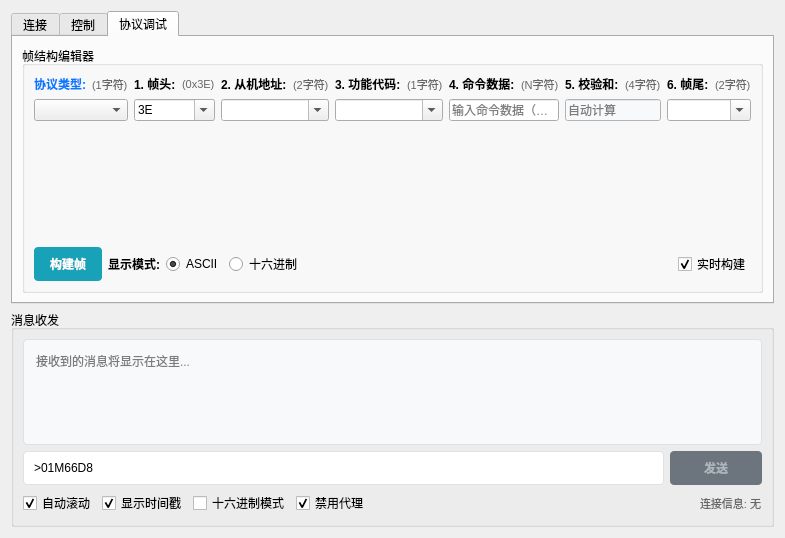
<?xml version="1.0" encoding="UTF-8"?>
<ui version="4.0">
 <class>TcpClient</class>
 <widget class="QWidget" name="TcpClient">
  <property name="geometry">
   <rect>
    <x>0</x>
    <y>0</y>
    <width>765</width>
    <height>538</height>
   </rect>
  </property>
  <property name="windowTitle">
   <string>TCP 通信工具</string>
  </property>
  <layout class="QVBoxLayout" name="verticalLayout_10" stretch="0,1">
   <item>
    <widget class="QTabWidget" name="tabWidget">
     <property name="currentIndex">
      <number>2</number>
     </property>
     <widget class="QWidget" name="tab">
      <attribute name="title">
       <string>连接</string>
      </attribute>
      <layout class="QGridLayout" name="gridLayout_3">
       <item row="0" column="0">
        <layout class="QVBoxLayout" name="verticalLayout" stretch="0,0,1">
         <item>
          <widget class="QGroupBox" name="groupBox_mode">
           <property name="title">
            <string>工作模式</string>
           </property>
           <layout class="QHBoxLayout" name="horizontalLayout_mode">
            <item>
             <widget class="QRadioButton" name="radioButton_client">
              <property name="text">
               <string>客户端模式</string>
              </property>
              <property name="checked">
               <bool>true</bool>
              </property>
             </widget>
            </item>
            <item>
             <widget class="QRadioButton" name="radioButton_server">
              <property name="text">
               <string>服务端模式</string>
              </property>
             </widget>
            </item>
            <item>
             <spacer name="horizontalSpacer_mode">
              <property name="orientation">
               <enum>Qt::Orientation::Horizontal</enum>
              </property>
              <property name="sizeHint" stdset="0">
               <size>
                <width>40</width>
                <height>20</height>
               </size>
              </property>
             </spacer>
            </item>
           </layout>
          </widget>
         </item>
         <item>
          <widget class="QGroupBox" name="groupBox_control">
           <property name="title">
            <string>连接控制</string>
           </property>
           <layout class="QHBoxLayout" name="horizontalLayout_control">
            <item>
             <widget class="QPushButton" name="pushButton_connect">
              <property name="styleSheet">
               <string notr="true">QPushButton {
    background-color: #4CAF50;
    color: white;
    border: none;
    padding: 8px 16px;
    border-radius: 4px;
    font-weight: bold;
}
QPushButton:hover {
    background-color: #45a049;
}
QPushButton:pressed {
    background-color: #3d8b40;
}</string>
              </property>
              <property name="text">
               <string>连接</string>
              </property>
             </widget>
            </item>
            <item>
             <widget class="QPushButton" name="pushButton_disconnect">
              <property name="enabled">
               <bool>false</bool>
              </property>
              <property name="styleSheet">
               <string notr="true">QPushButton {
    background-color: #f44336;
    color: white;
    border: none;
    padding: 8px 16px;
    border-radius: 4px;
    font-weight: bold;
}
QPushButton:hover {
    background-color: #da190b;
}
QPushButton:pressed {
    background-color: #c1170b;
}</string>
              </property>
              <property name="text">
               <string>断开</string>
              </property>
             </widget>
            </item>
            <item>
             <widget class="QPushButton" name="pushButton_clear">
              <property name="styleSheet">
               <string notr="true">QPushButton {
    background-color: #ff9800;
    color: white;
    border: none;
    padding: 8px 16px;
    border-radius: 4px;
    font-weight: bold;
}
QPushButton:hover {
    background-color: #e68900;
}
QPushButton:pressed {
    background-color: #cc7a00;
}</string>
              </property>
              <property name="text">
               <string>清空</string>
              </property>
             </widget>
            </item>
            <item>
             <spacer name="horizontalSpacer_control">
              <property name="orientation">
               <enum>Qt::Orientation::Horizontal</enum>
              </property>
              <property name="sizeHint" stdset="0">
               <size>
                <width>40</width>
                <height>20</height>
               </size>
              </property>
             </spacer>
            </item>
            <item>
             <widget class="QLabel" name="label_status">
              <property name="styleSheet">
               <string notr="true">QLabel {
    color: #666;
    font-weight: bold;
    padding: 4px 8px;
    background-color: #f0f0f0;
    border-radius: 4px;
}</string>
              </property>
              <property name="text">
               <string>状态: 未连接</string>
              </property>
             </widget>
            </item>
           </layout>
          </widget>
         </item>
         <item>
          <widget class="QGroupBox" name="groupBox_network">
           <property name="title">
            <string>网络配置</string>
           </property>
           <layout class="QGridLayout" name="gridLayout_network">
            <item row="1" column="1">
             <widget class="QLineEdit" name="lineEdit_remote_ip">
              <property name="text">
               <string>192.168.5.201</string>
              </property>
              <property name="placeholderText">
               <string>远端IP地址</string>
              </property>
             </widget>
            </item>
            <item row="0" column="2">
             <widget class="QLabel" name="label_local_port">
              <property name="text">
               <string>本机端口:</string>
              </property>
             </widget>
            </item>
            <item row="0" column="3">
             <widget class="QSpinBox" name="spinBox_local_port">
              <property name="minimum">
               <number>1</number>
              </property>
              <property name="maximum">
               <number>65535</number>
              </property>
              <property name="value">
               <number>4196</number>
              </property>
             </widget>
            </item>
            <item row="0" column="0">
             <widget class="QLabel" name="label_local_ip">
              <property name="text">
               <string>本机IP:</string>
              </property>
             </widget>
            </item>
            <item row="0" column="1">
             <widget class="QLineEdit" name="lineEdit_local_ip">
              <property name="text">
               <string>192.168.5.22</string>
              </property>
              <property name="placeholderText">
               <string>本机IP地址</string>
              </property>
             </widget>
            </item>
            <item row="1" column="3">
             <widget class="QSpinBox" name="spinBox_remote_port">
              <property name="minimum">
               <number>1</number>
              </property>
              <property name="maximum">
               <number>65535</number>
              </property>
              <property name="value">
               <number>4196</number>
              </property>
             </widget>
            </item>
            <item row="1" column="2">
             <widget class="QLabel" name="label_remote_port">
              <property name="text">
               <string>远端端口:</string>
              </property>
             </widget>
            </item>
            <item row="1" column="0">
             <widget class="QLabel" name="label_remote_ip">
              <property name="text">
               <string>远端IP:</string>
              </property>
             </widget>
            </item>
           </layout>
          </widget>
         </item>
        </layout>
       </item>
      </layout>
     </widget>
     <widget class="QWidget" name="tab_2">
      <attribute name="title">
       <string>控制</string>
      </attribute>
      <layout class="QGridLayout" name="gridLayout"/>
     </widget>
     <widget class="QWidget" name="tabTcpCtl">
      <attribute name="title">
       <string>协议调试</string>
      </attribute>
      <layout class="QGridLayout" name="gridLayout_4">
       <item row="0" column="0">
        <widget class="QGroupBox" name="groupBox_frame_builder">
         <property name="title">
          <string>帧结构编辑器</string>
         </property>
         <layout class="QVBoxLayout" name="verticalLayout_9">
          <item>
           <layout class="QHBoxLayout" name="horizontalLayout_8" stretch="0,0,0,1,0,0,0">
            <item>
             <layout class="QVBoxLayout" name="verticalLayout_2">
              <item>
               <layout class="QHBoxLayout" name="horizontalLayout">
                <item>
                 <widget class="QLabel" name="label_protocol_type_frame">
                  <property name="styleSheet">
                   <string notr="true">QLabel { font-weight: bold; color: #007bff; }</string>
                  </property>
                  <property name="text">
                   <string>协议类型:</string>
                  </property>
                 </widget>
                </item>
                <item>
                 <widget class="QLabel" name="label_function_code_desc_2">
                  <property name="styleSheet">
                   <string notr="true">QLabel { color: #666; font-size: 11px; }</string>
                  </property>
                  <property name="text">
                   <string>(1字符)</string>
                  </property>
                 </widget>
                </item>
               </layout>
              </item>
              <item>
               <widget class="QComboBox" name="comboBox_protocol_type_frame">
                <property name="placeholderText">
                 <string/>
                </property>
                <property name="frame">
                 <bool>true</bool>
                </property>
               </widget>
              </item>
             </layout>
            </item>
            <item>
             <layout class="QVBoxLayout" name="verticalLayout_3">
              <item>
               <layout class="QHBoxLayout" name="horizontalLayout_2">
                <item>
                 <widget class="QLabel" name="label_frame_header">
                  <property name="styleSheet">
                   <string notr="true">QLabel { font-weight: bold; }</string>
                  </property>
                  <property name="text">
                   <string>1. 帧头:</string>
                  </property>
                 </widget>
                </item>
                <item>
                 <widget class="QLabel" name="label_frame_header_desc">
                  <property name="styleSheet">
                   <string notr="true">QLabel { color: #666; font-size: 11px; }</string>
                  </property>
                  <property name="text">
                   <string>(0x3E)</string>
                  </property>
                 </widget>
                </item>
               </layout>
              </item>
              <item>
               <widget class="QComboBox" name="comboBox1">
                <property name="editable">
                 <bool>true</bool>
                </property>
                <item>
                 <property name="text">
                  <string>3E</string>
                 </property>
                </item>
                <item>
                 <property name="text">
                  <string>&gt;</string>
                 </property>
                </item>
               </widget>
              </item>
             </layout>
            </item>
            <item>
             <layout class="QVBoxLayout" name="verticalLayout_4">
              <item>
               <layout class="QHBoxLayout" name="horizontalLayout_3">
                <item>
                 <widget class="QLabel" name="label_slave_address_frame">
                  <property name="styleSheet">
                   <string notr="true">QLabel { font-weight: bold; }</string>
                  </property>
                  <property name="text">
                   <string>2. 从机地址:</string>
                  </property>
                 </widget>
                </item>
                <item>
                 <widget class="QLabel" name="label_slave_address_desc">
                  <property name="styleSheet">
                   <string notr="true">QLabel { color: #666; font-size: 11px; }</string>
                  </property>
                  <property name="text">
                   <string>(2字符)</string>
                  </property>
                 </widget>
                </item>
               </layout>
              </item>
              <item>
               <widget class="QComboBox" name="comboBox2">
                <property name="editable">
                 <bool>true</bool>
                </property>
               </widget>
              </item>
             </layout>
            </item>
            <item>
             <layout class="QVBoxLayout" name="verticalLayout_5">
              <item>
               <layout class="QHBoxLayout" name="horizontalLayout_4">
                <item>
                 <widget class="QLabel" name="label_function_code_frame">
                  <property name="styleSheet">
                   <string notr="true">QLabel { font-weight: bold; }</string>
                  </property>
                  <property name="text">
                   <string>3. 功能代码:</string>
                  </property>
                 </widget>
                </item>
                <item>
                 <widget class="QLabel" name="label_function_code_desc">
                  <property name="styleSheet">
                   <string notr="true">QLabel { color: #666; font-size: 11px; }</string>
                  </property>
                  <property name="text">
                   <string>(1字符)</string>
                  </property>
                 </widget>
                </item>
               </layout>
              </item>
              <item>
               <widget class="QComboBox" name="comboBox3">
                <property name="editable">
                 <bool>true</bool>
                </property>
                <property name="placeholderText">
                 <string/>
                </property>
               </widget>
              </item>
             </layout>
            </item>
            <item>
             <layout class="QVBoxLayout" name="verticalLayout_6">
              <item>
               <layout class="QHBoxLayout" name="horizontalLayout_5">
                <item>
                 <widget class="QLabel" name="label_command_data_frame">
                  <property name="styleSheet">
                   <string notr="true">QLabel { font-weight: bold; }</string>
                  </property>
                  <property name="text">
                   <string>4. 命令数据:</string>
                  </property>
                 </widget>
                </item>
                <item>
                 <widget class="QLabel" name="label_command_data_desc">
                  <property name="styleSheet">
                   <string notr="true">QLabel { color: #666; font-size: 11px; }</string>
                  </property>
                  <property name="text">
                   <string>(N字符)</string>
                  </property>
                 </widget>
                </item>
               </layout>
              </item>
              <item>
               <widget class="QLineEdit" name="lineEdit4">
                <property name="placeholderText">
                 <string>输入命令数据（可选 </string>
                </property>
               </widget>
              </item>
             </layout>
            </item>
            <item>
             <layout class="QVBoxLayout" name="verticalLayout_7">
              <item>
               <layout class="QHBoxLayout" name="horizontalLayout_6">
                <item>
                 <widget class="QLabel" name="label_crc_frame">
                  <property name="styleSheet">
                   <string notr="true">QLabel { font-weight: bold; }</string>
                  </property>
                  <property name="text">
                   <string>5. 校验和:</string>
                  </property>
                 </widget>
                </item>
                <item>
                 <widget class="QLabel" name="label_crc_desc">
                  <property name="styleSheet">
                   <string notr="true">QLabel { color: #666; font-size: 11px; }</string>
                  </property>
                  <property name="text">
                   <string>(4字符)</string>
                  </property>
                 </widget>
                </item>
               </layout>
              </item>
              <item>
               <widget class="QLineEdit" name="lineEdit5">
                <property name="styleSheet">
                 <string notr="true">QLineEdit { background-color: #f8f9fa; }</string>
                </property>
                <property name="readOnly">
                 <bool>true</bool>
                </property>
                <property name="placeholderText">
                 <string>自动计算</string>
                </property>
               </widget>
              </item>
             </layout>
            </item>
            <item>
             <layout class="QVBoxLayout" name="verticalLayout_8">
              <item>
               <layout class="QHBoxLayout" name="horizontalLayout_7">
                <item>
                 <widget class="QLabel" name="label_frame_tail">
                  <property name="styleSheet">
                   <string notr="true">QLabel { font-weight: bold; }</string>
                  </property>
                  <property name="text">
                   <string>6. 帧尾:</string>
                  </property>
                 </widget>
                </item>
                <item>
                 <widget class="QLabel" name="label_frame_tail_desc">
                  <property name="styleSheet">
                   <string notr="true">QLabel { color: #666; font-size: 11px; }</string>
                  </property>
                  <property name="text">
                   <string>(2字符)</string>
                  </property>
                 </widget>
                </item>
               </layout>
              </item>
              <item>
               <widget class="QComboBox" name="comboBox6">
                <property name="editable">
                 <bool>true</bool>
                </property>
                <property name="currentText">
                 <string/>
                </property>
                <property name="currentIndex">
                 <number>0</number>
                </property>
                <item>
                 <property name="text">
                  <string/>
                 </property>
                </item>
                <item>
                 <property name="text">
                  <string>0D0A</string>
                 </property>
                </item>
                <item>
                 <property name="text">
                  <string>\r\n</string>
                 </property>
                </item>
               </widget>
              </item>
             </layout>
            </item>
           </layout>
          </item>
          <item>
           <spacer name="verticalSpacer">
            <property name="orientation">
             <enum>Qt::Orientation::Vertical</enum>
            </property>
            <property name="sizeHint" stdset="0">
             <size>
              <width>20</width>
              <height>40</height>
             </size>
            </property>
           </spacer>
          </item>
          <item>
           <layout class="QHBoxLayout" name="horizontalLayout_frame_actions">
            <item>
             <widget class="QPushButton" name="pushButton_build_frame">
              <property name="styleSheet">
               <string notr="true">QPushButton {
    background-color: #17a2b8;
    color: white;
    border: none;
    padding: 8px 16px;
    border-radius: 4px;
    font-weight: bold;
}
QPushButton:hover {
    background-color: #138496;
}
QPushButton:pressed {
    background-color: #0f6674;
}</string>
              </property>
              <property name="text">
               <string>构建帧</string>
              </property>
             </widget>
            </item>
            <item>
             <widget class="QLabel" name="label_display_mode">
              <property name="styleSheet">
               <string notr="true">QLabel { font-weight: bold; }</string>
              </property>
              <property name="text">
               <string>显示模式:</string>
              </property>
             </widget>
            </item>
            <item>
             <widget class="QRadioButton" name="radioButton_ascii_display">
              <property name="text">
               <string>ASCII</string>
              </property>
              <property name="checked">
               <bool>true</bool>
              </property>
             </widget>
            </item>
            <item>
             <widget class="QRadioButton" name="radioButton_hex_display">
              <property name="text">
               <string>十六进制</string>
              </property>
             </widget>
            </item>
            <item>
             <spacer name="horizontalSpacer_frame_actions">
              <property name="orientation">
               <enum>Qt::Orientation::Horizontal</enum>
              </property>
              <property name="sizeHint" stdset="0">
               <size>
                <width>40</width>
                <height>20</height>
               </size>
              </property>
             </spacer>
            </item>
            <item>
             <widget class="QCheckBox" name="checkBox_real_time_build">
              <property name="text">
               <string>实时构建</string>
              </property>
              <property name="checked">
               <bool>true</bool>
              </property>
             </widget>
            </item>
           </layout>
          </item>
         </layout>
        </widget>
       </item>
      </layout>
     </widget>
    </widget>
   </item>
   <item>
    <widget class="QGroupBox" name="groupBox_message">
     <property name="title">
      <string>消息收发</string>
     </property>
     <layout class="QVBoxLayout" name="verticalLayout_message">
      <item>
       <widget class="QTextEdit" name="textEdit_receive">
        <property name="maximumSize">
         <size>
          <width>16777215</width>
          <height>200</height>
         </size>
        </property>
        <property name="styleSheet">
         <string notr="true">QTextEdit {
    background-color: #f8f9fa;
    border: 1px solid #dee2e6;
    border-radius: 4px;
    padding: 8px;
    font-family: 'Consolas', 'Monaco', monospace;
    font-size: 12px;
}</string>
        </property>
        <property name="readOnly">
         <bool>false</bool>
        </property>
        <property name="placeholderText">
         <string>接收到的消息将显示在这里...</string>
        </property>
       </widget>
      </item>
      <item>
       <layout class="QHBoxLayout" name="horizontalLayout_send">
        <item>
         <widget class="QLineEdit" name="lineEdit_send">
          <property name="styleSheet">
           <string notr="true">QLineEdit {
    padding: 8px;
    border: 1px solid #dee2e6;
    border-radius: 4px;
    font-size: 12px;
}
QLineEdit:focus {
    border-color: #007bff;
    outline: none;
}</string>
          </property>
          <property name="text">
           <string>&gt;01M66D8</string>
          </property>
          <property name="placeholderText">
           <string>输入要发送的消息或使用协议生成器...</string>
          </property>
         </widget>
        </item>
        <item>
         <widget class="QPushButton" name="pushButton_send">
          <property name="enabled">
           <bool>false</bool>
          </property>
          <property name="styleSheet">
           <string notr="true">QPushButton {
    background-color: #007bff;
    color: white;
    border: none;
    padding: 8px 16px;
    border-radius: 4px;
    font-weight: bold;
    min-width: 60px;
}
QPushButton:hover {
    background-color: #0056b3;
}
QPushButton:pressed {
    background-color: #004085;
}
QPushButton:disabled {
    background-color: #6c757d;
    color: #adb5bd;
}</string>
          </property>
          <property name="text">
           <string>发送</string>
          </property>
         </widget>
        </item>
       </layout>
      </item>
      <item>
       <layout class="QHBoxLayout" name="horizontalLayout_options">
        <item>
         <widget class="QCheckBox" name="checkBox_auto_scroll">
          <property name="text">
           <string>自动滚动</string>
          </property>
          <property name="checked">
           <bool>true</bool>
          </property>
         </widget>
        </item>
        <item>
         <widget class="QCheckBox" name="checkBox_show_timestamp">
          <property name="text">
           <string>显示时间戳</string>
          </property>
          <property name="checked">
           <bool>true</bool>
          </property>
         </widget>
        </item>
        <item>
         <widget class="QCheckBox" name="checkBox_hex_mode">
          <property name="text">
           <string>十六进制模式</string>
          </property>
         </widget>
        </item>
        <item>
         <widget class="QCheckBox" name="checkBox_disable_proxy">
          <property name="toolTip">
           <string>禁用网络代理以避免连接问题</string>
          </property>
          <property name="text">
           <string>禁用代理</string>
          </property>
          <property name="checked">
           <bool>true</bool>
          </property>
         </widget>
        </item>
        <item>
         <spacer name="horizontalSpacer_options">
          <property name="orientation">
           <enum>Qt::Orientation::Horizontal</enum>
          </property>
          <property name="sizeHint" stdset="0">
           <size>
            <width>40</width>
            <height>20</height>
           </size>
          </property>
         </spacer>
        </item>
        <item>
         <widget class="QLabel" name="label_connection_info">
          <property name="styleSheet">
           <string notr="true">QLabel {
    color: #666;
    font-size: 11px;
}</string>
          </property>
          <property name="text">
           <string>连接信息: 无</string>
          </property>
         </widget>
        </item>
       </layout>
      </item>
     </layout>
    </widget>
   </item>
  </layout>
 </widget>
 <resources/>
 <connections/>
</ui>
